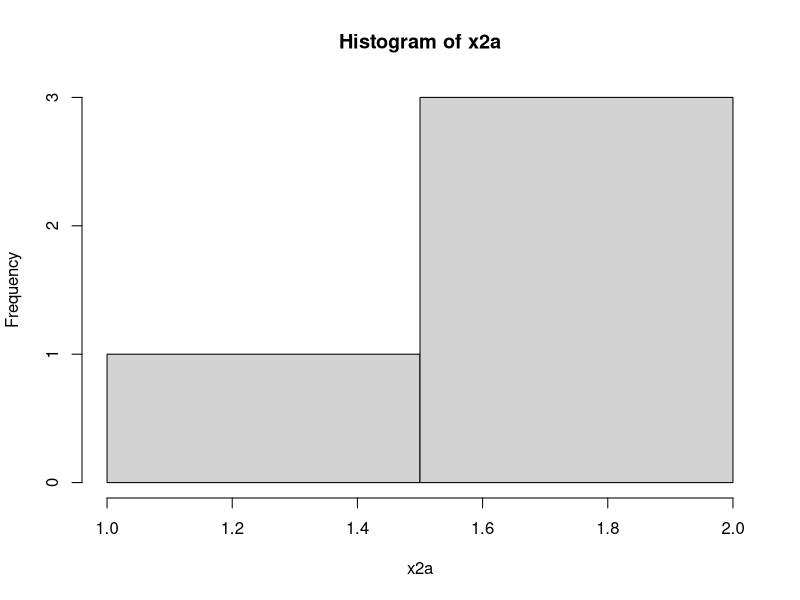
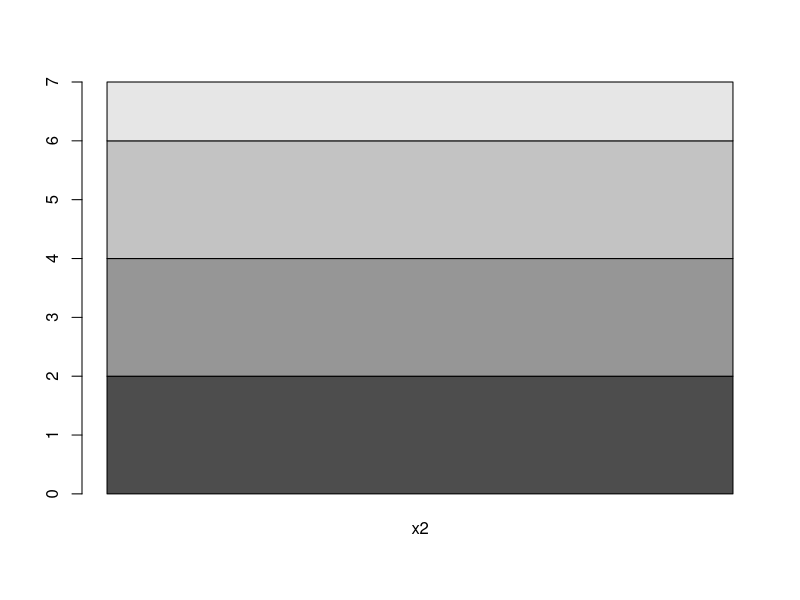
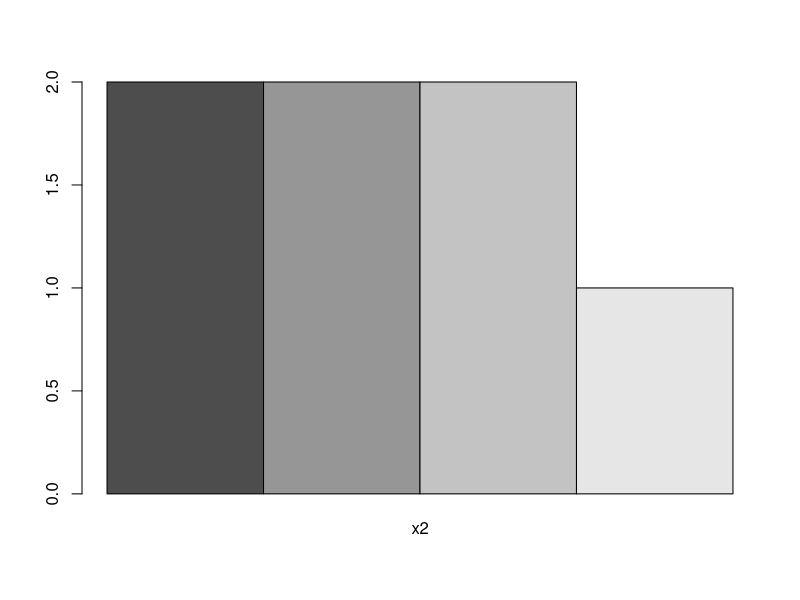
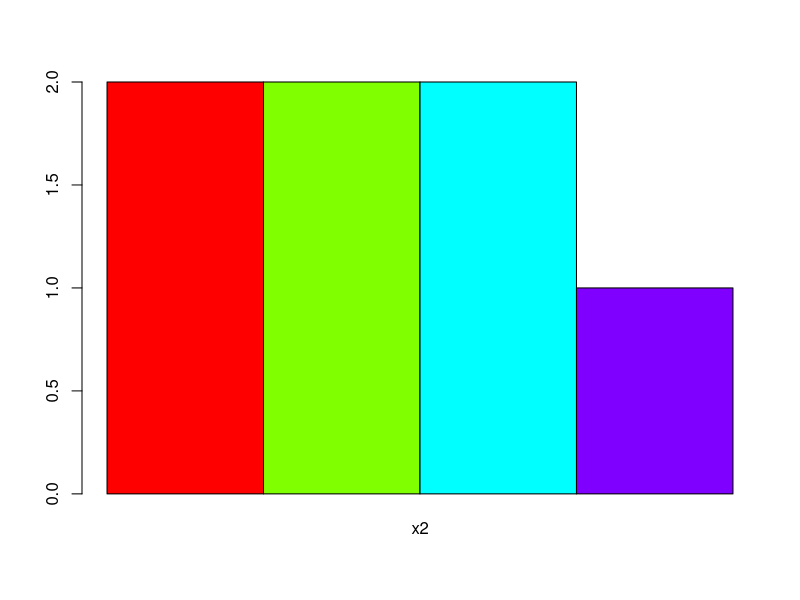
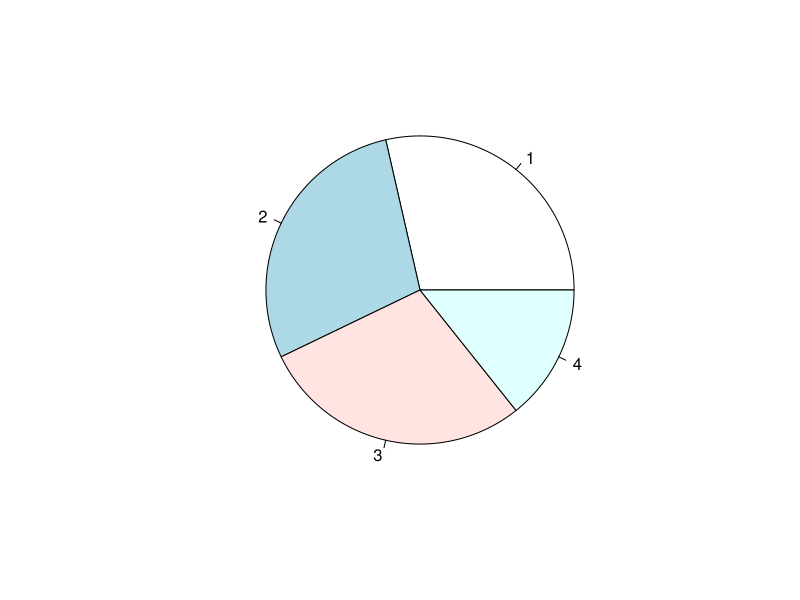
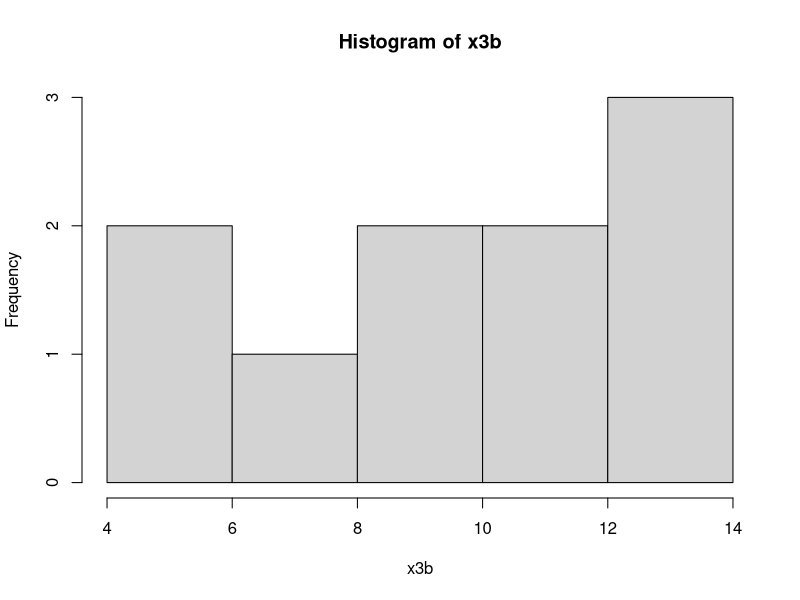
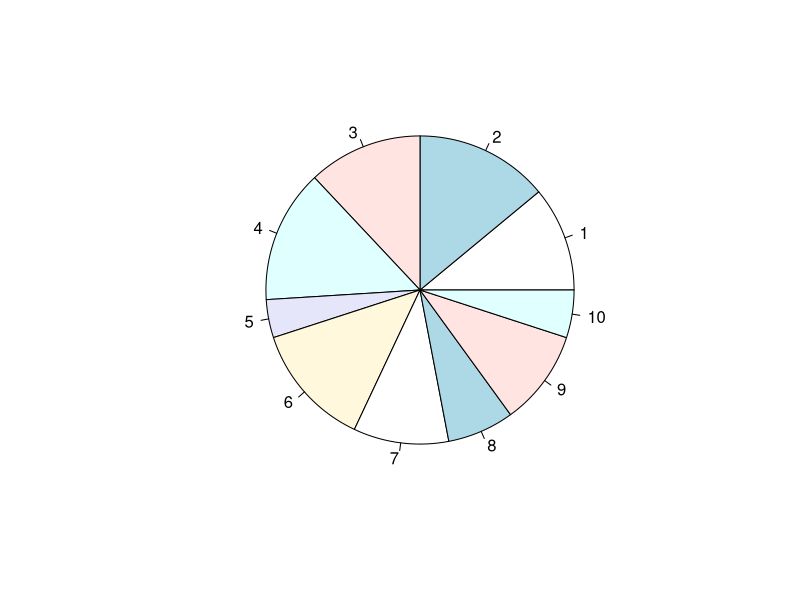
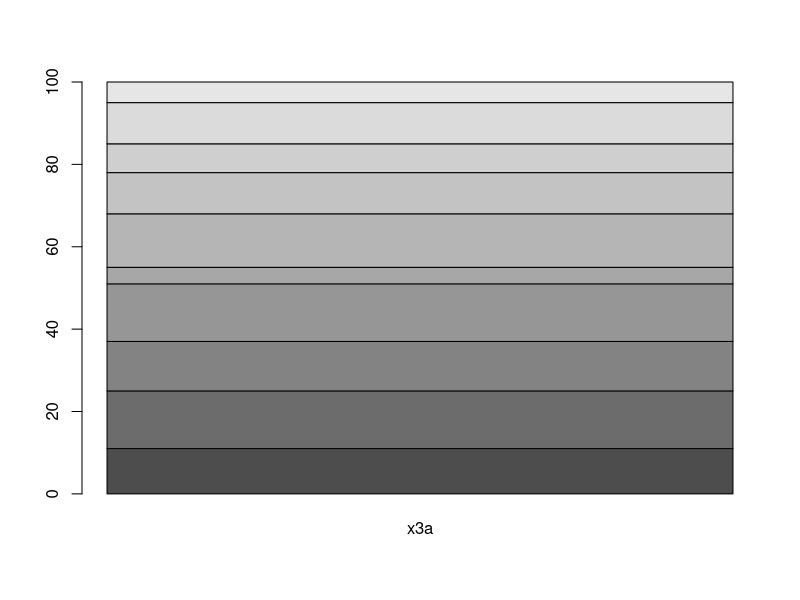

These figures' R source, in order:
# Frequency Distribution

#Discrete Cat Data
(attend = c('A','P','P','A','P','A'))
table(attend)
cbind(table(attend))  # A & P on left side

#Discrete Numeric Data

color=c('Blue','Green','Magenta','Green','Black','Blue','Black')
x2 = table(color)
x2
x2a = cbind(x2)
x2a
hist(x2a)  # not relevant 
barplot(x2a)  # not good
barplot(x2a, beside=T)  # Better
unique(color) ; length(unique(color))
barplot(x2a, beside=T, col=rainbow(length(unique(color))))
pie(x2a)

#Continuous Data 
set.seed(1234)
x3 = runif(100,0,150)  # 0 to 150 marks range, 100 values 
x3
x3 = ceiling(x3)  #round to higher value
x3
range(x3)
# Divide range into step of 15 ie 10 levels
breaks = seq(0,150,by=15)
breaks
length(breaks)
x3
#x3[1] = 60; x3[2] = 75
x3.cut = cut(x3, breaks)
x3.cut
table(x3.cut)
cbind(table(x3.cut))  #see it vertically

#give intervals a character values a, b..
(x3.cut = cut(x3, breaks, labels=letters[1:10]))
#(x3.cut = cut(x3, breaks, labels=letters[1:length(breaks)-1]))
x3.cut

(x3a = table(x3.cut))
(x3b = cbind(x3a))

#plot these freq Table: which is better
hist(x3b)
pie(x3b)
barplot(x3b)
barplot(x3b, beside=T)
barplot(x3b, beside=T, names.arg =rownames(x3b))
plot(x3b)


# and so..on like previous eg
